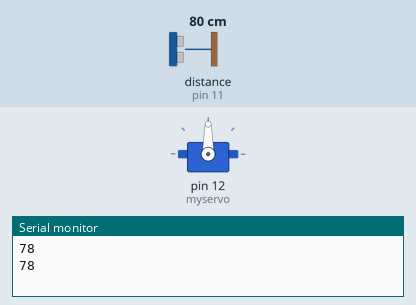
This sketch was run on a simulated Arduino Uno, built with avr-gcc and run on an emulated ATmega328P. Parts: servo, the last lines printed to the serial monitor. Wiring (inferred from the names in the program): ultrasonic range finder: trigger pin 10; echo pin 11. Inputs (shaded band) come from the test bench; at power-on: distance to the obstacle (sensor on pin 11) 80 cm. The echo pulse lasts 58.3 µs per cm.

Above: at 3.3 s.
3.4 s: distance to the obstacle (sensor on pin 11) set to 2 cm
At 5.6 s:
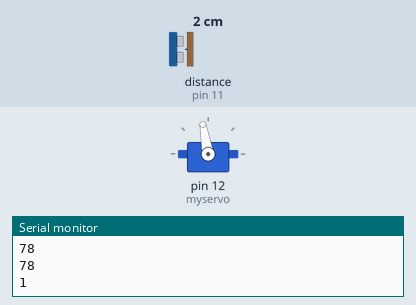
6.7 s: distance to the obstacle (sensor on pin 11) set to 18 cm
At 8.8 s:
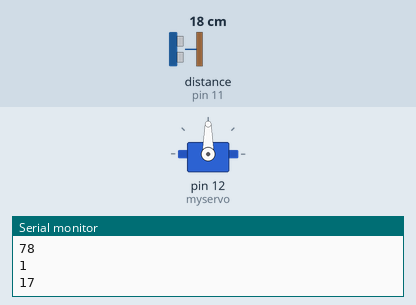
10.0 s: distance to the obstacle (sensor on pin 11) set to 4 cm
At 10.8 s:
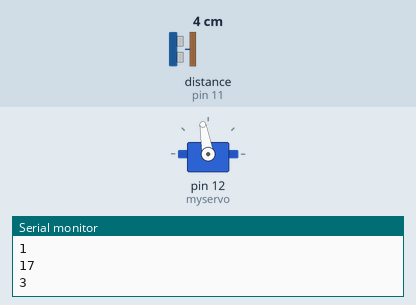
Timing chart, 0 to 13.0 s (numbered marks = the images above; inputs shaded):
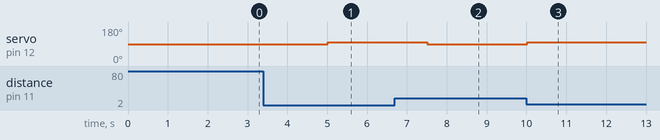

The sketch:

servo_con_ultrasonido.ino
```cpp
#include <Servo.h>

const int trigPin = 10;
const int echoPin = 11;
long duracion;
int distancia;

Servo myservo;  // Crea un objeto Servo

void setup() {
  myservo.attach(12);  // Conecta el servo al pin 12
  pinMode(trigPin, OUTPUT);
  pinMode(echoPin, INPUT);
  Serial.begin(9600);
}

void loop() {
  // Mide la distancia
  digitalWrite(trigPin, LOW);
  delayMicroseconds(2);
  digitalWrite(trigPin, HIGH);
  delayMicroseconds(10);
  digitalWrite(trigPin, LOW);
  duracion = pulseIn(echoPin, HIGH);
  distancia = (duracion * 0.034) / 2;

  // Envía la distancia al puerto serie
  Serial.println(distancia);

  // Mueve el servo de acuerdo con la distancia
  int pos = map(distancia, 0, 25, 0, 180); // Ajusta los rangos según tu sensor
  pos = constrain(pos, 100, 90); // Limita el rango del servo
  myservo.write(pos); // Mueve el servo
  delay(2500); // Espera medio segundo antes de la siguiente lectura
}
```

Measured:
- after the input at 3.4 s, servo on pin 12 (myservo): 90° → 100° after 1.6 s
- after the input at 6.7 s, servo on pin 12 (myservo): 100° → 90° after 0.81 s
- after the input at 10.0 s, servo on pin 12 (myservo): 90° → 100° at once
